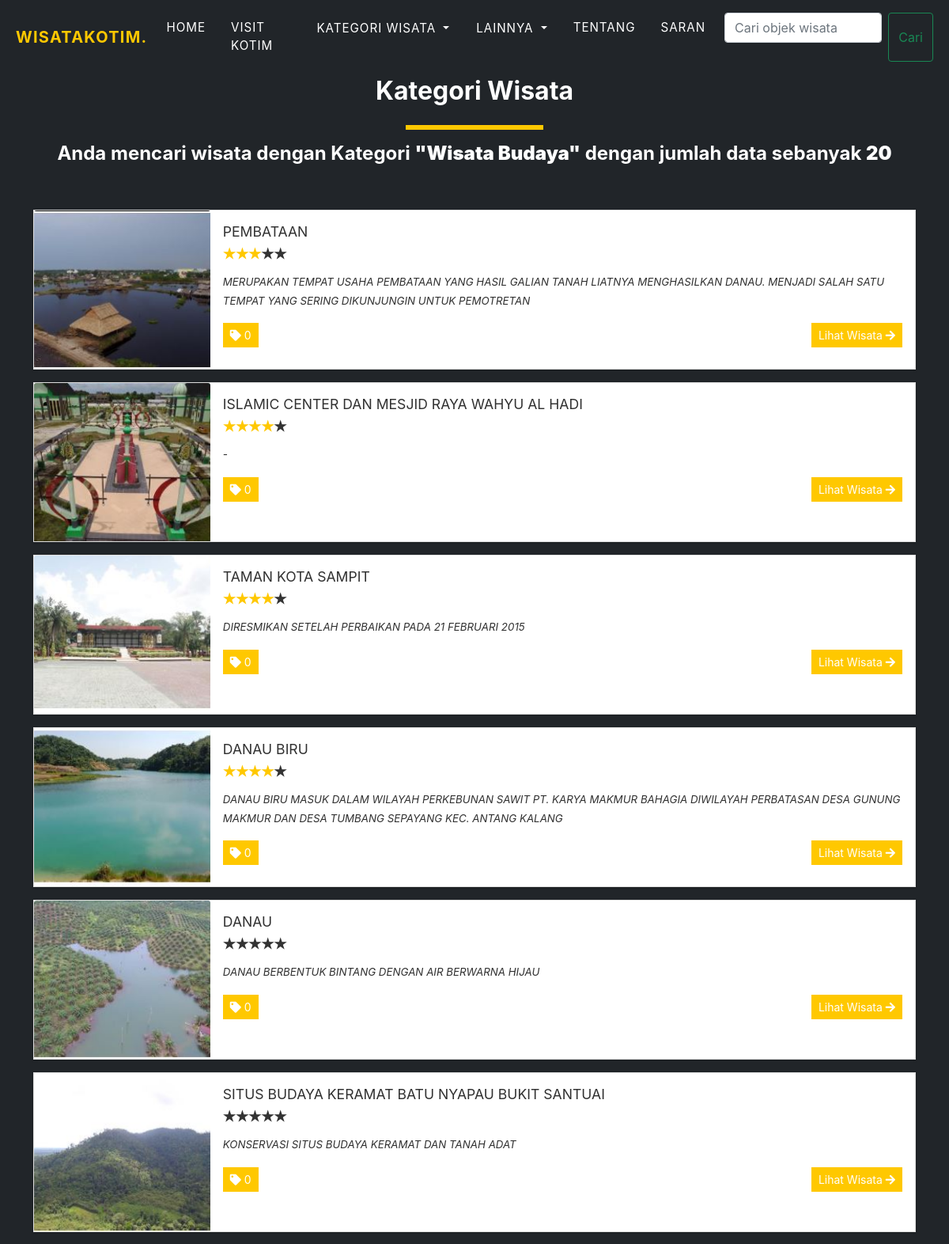
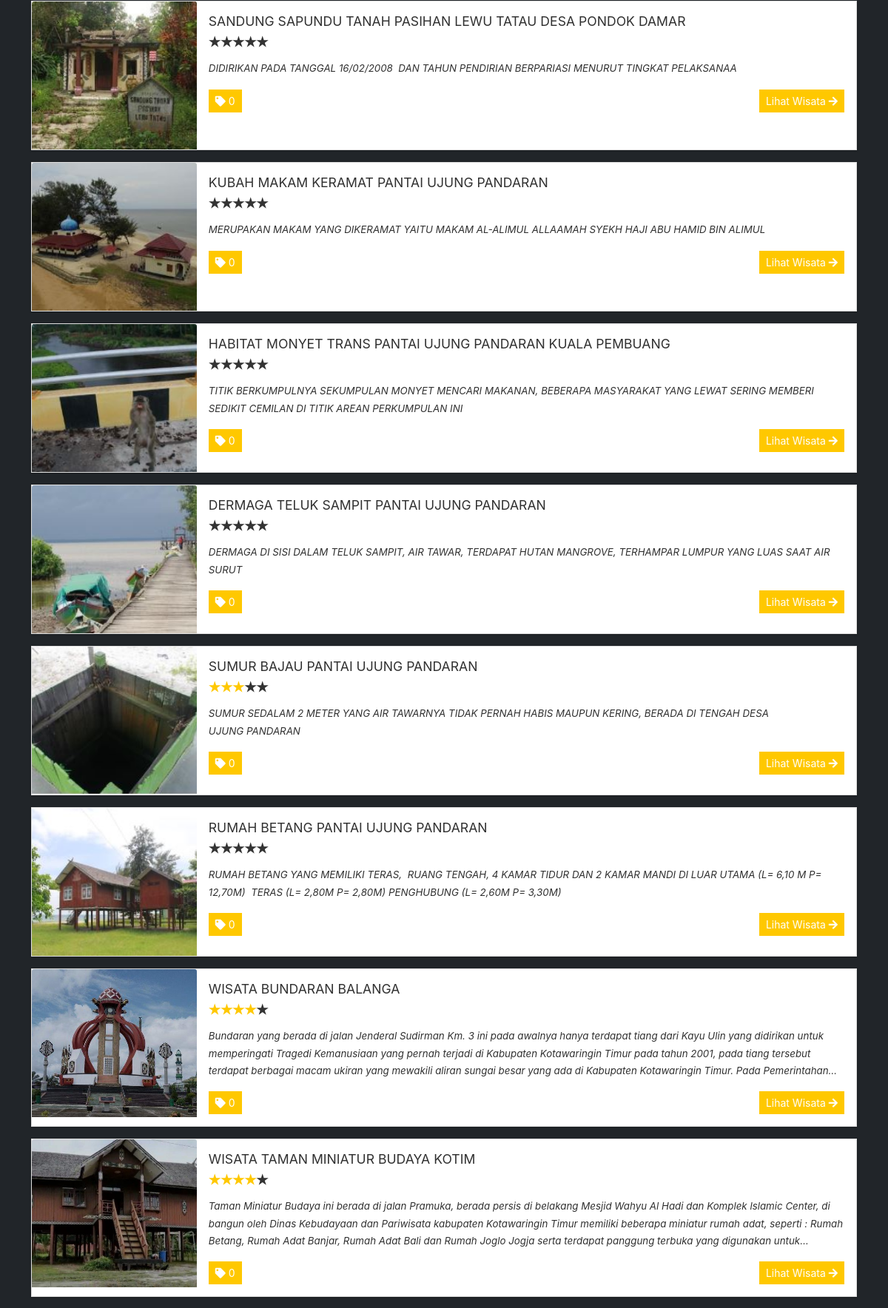
The page /?page=kategori&id=1 (upper part) on the database its author committed (2 pictures, top to bottom).
### tables this page shows
CREATE TABLE `packages` (
  `id` int(30) NOT NULL,
  `title` text DEFAULT NULL,
  `tour_location` text DEFAULT NULL,
  `lat` varchar(255) NOT NULL,
  `lng` varchar(255) NOT NULL,
  `cost` double NOT NULL,
  `type` tinyint(2) NOT NULL DEFAULT 1,
  `description` text DEFAULT NULL,
  `upload_path` text DEFAULT NULL,
  `status` tinyint(4) NOT NULL DEFAULT 1 COMMENT '1 =active ,2 = Inactive',
  `date_created` datetime NOT NULL DEFAULT current_timestamp()
);

### config.php (called while the page is built, shortened)
<?php
function validate_image($file){
	if(!empty($file)){
		if(is_file(base_app.$file)){
			return base_url.$file;
		}else{
			return base_url.'dist/img/no-image-available.jpg';
		}
	}else{
		return base_url.'dist/img/no-image-available.jpg';
	}
}
?>

### kategori.php (the view, shortened to what this page needs)
<?php
if (isset($_GET['id'])) {
  $query = $_GET['id'];
}
?>
<!DOCTYPE html>
<html lang="id" class="" style="height: auto;">
<?php require_once('config.php'); ?>
<?php require_once('inc/header.php') ?>
<body>
    <?php require_once('inc/topBarNav.php') ?>
    <section class="page-section bg-dark" id="home">
        <div class="container">
            <div class="w-100">
                <?php
                if(isset($_GET['search'])){
                    $count = $conn->query("SELECT * FROM `packages` where type = $query order by id DESC");
                } else{
                    $count = $conn->query("SELECT * FROM `packages` where type = $query order by id DESC");
                } ?>
                <h2 class="text-center">Kategori Wisata</h2>
                <div class="d-flex w-100 justify-content-center">
                    <hr class="border-warning" style="border:3px solid" width="15%">
                </div>
                <div class="row">
                    <h4 class="text-center"> Anda mencari wisata dengan Kategori <b>"<?php
									if ($query==1) {
										echo 'Wisata Budaya';
									} elseif ($query==2) {
										echo 'Wisata Religi';
									} elseif ($query==3) {
										echo 'Wisata Alam';
									} elseif ($query==4) {
										echo 'Wisata Dalam Kota';
									} elseif ($query==5) {
										echo 'Wisata Sejarah';
									}else {
										echo 'Wisata --';
									}
									?>"</b> dengan jumlah
                        data
                        sebanyak <b><?php $count=$count->num_rows; echo $count;  ?></b></h4>
                </div>
                <br><br>
                <?php
			if(isset($_GET['search'])){
				$packages = $conn->query("SELECT * FROM `packages` where type = $query order by id DESC");
			} else{
				$packages = $conn->query("SELECT * FROM `packages` where type = $query order by id DESC");
			}
			while ($row = $packages->fetch_assoc()) :
				$cover = '';
				if (is_dir(base_app . DIRECTORY_SEPARATOR . $row['upload_path'])) {
					$img = scandir(base_app . DIRECTORY_SEPARATOR . $row['upload_path']);
					$im = $img[0];
					if(isset($img[2])){
						$im = $img[2];
					}
					$cover = $row['upload_path'] . '/' . $im;
				}
				$row['description'] = strip_tags(stripslashes(html_entity_decode($row['description'])));
				$review = $conn->query("select avg(rate) rating from rate_review WHERE package_id='{$row['id']}'");
				$rating = $review->fetch_assoc()['rating'];
				$rate = number_format($rating);
			?>
                <div class="card d-flex w-100 rounded-0 mb-3 package-item">
                    <img class="card-img-top" src="<?= validate_image($cover) ?>" alt="<?= $row['title'] ?>"
                        height="200rem" style="object-fit:cover">
                    <div class="card-body">
                        <h5 class="card-title truncate-1"><?= $row['title'] ?></h5>
                        <div class=" w-100 d-flex justify-content-start">
                            <form action="">
                                <div class="stars stars-small">
                                        <?= $rate == 5 ? "checked" : '' ?> /> <label class="star star-5"
                                        for="star-5"></label>
                                        <?= $rate == 4 ? "checked" : '' ?> /> <label class="star star-4"
                                        for="star-4"></label>
                                        <?= $rate == 3 ? "checked" : '' ?> /> <label class="star star-3"
                                        for="star-3"></label>
                                        <?= $rate == 2 ? "checked" : '' ?> /> <label class="star star-2"
                                        for="star-2"></label>
                                        <?= $rate == 1 ? "checked" : '' ?> /> <label class="star star-1"
                                        for="star-1"></label>
                                </div>
                            </form>
                        </div>
                        <p class="card-text truncate"><?= $row['description'] ?></p>
                        <div class="w-100 d-flex justify-content-between">
                            <span class="rounded-0 btn btn-flat btn-sm btn-primary"><i class="fa fa-tag"></i>
                                <?= number_format($row['cost']) ?></span>
                            <a href="./?page=view_package&id=<?= $row['id'] ?>"
                                class="btn btn-sm btn-flat btn-warning">Lihat Wisata <i
                                    class="fa fa-arrow-right"></i></a>
                        </div>
                    </div>
                </div>
                <?php endwhile; ?>
            </div>
        </div>
    </section>
</body>
</html>

### rows shown on the page
packages: upload_path (picture), title "PEMBATAAN", description "MERUPAKAN TEMPAT USAHA PEMBATAAN YANG HASIL GALIAN TANAH LIATNYA MENGHASILKAN DANAU. MENJADI SALAH SATU TEMPAT YANG SERING DIKUNJUNGIN UNTUK PEMOTRETAN", cost "0"
packages: upload_path (picture), title "ISLAMIC CENTER DAN MESJID RAYA WAHYU AL HADI", description "-", cost "0"
packages: upload_path (picture), title "TAMAN KOTA SAMPIT", description "DIRESMIKAN SETELAH PERBAIKAN PADA 21 FEBRUARI 2015", cost "0"
packages: upload_path (picture), title "DANAU BIRU", description "DANAU BIRU MASUK DALAM WILAYAH PERKEBUNAN SAWIT PT. KARYA MAKMUR BAHAGIA DIWILAYAH PERBATASAN DESA GUNUNG MAKMUR DAN DESA TUMBANG SEPAYANG KEC. ANTANG KALANG", cost "0"
packages: upload_path (picture), title "DANAU", description "DANAU BERBENTUK BINTANG DENGAN AIR BERWARNA HIJAU", cost "0"
packages: upload_path (picture), title "SITUS BUDAYA KERAMAT BATU NYAPAU BUKIT SANTUAI", description "KONSERVASI SITUS BUDAYA KERAMAT DAN TANAH ADAT", cost "0"
packages: upload_path (picture), title "SANDUNG SAPUNDU TANAH PASIHAN LEWU TATAU DESA PONDOK DAMAR", description "DIDIRIKAN PADA TANGGAL 16/02/2008 DAN TAHUN PENDIRIAN BERPARIASI MENURUT TINGKAT PELAKSANAA", cost "0"
packages: upload_path (picture), title "KUBAH MAKAM KERAMAT PANTAI UJUNG PANDARAN", description "MERUPAKAN MAKAM YANG DIKERAMAT YAITU MAKAM AL-ALIMUL ALLAAMAH SYEKH HAJI ABU HAMID BIN ALIMUL", cost "0"
packages: upload_path (picture), title "HABITAT MONYET TRANS PANTAI UJUNG PANDARAN KUALA PEMBUANG", description "TITIK BERKUMPULNYA SEKUMPULAN MONYET MENCARI MAKANAN, BEBERAPA MASYARAKAT YANG LEWAT SERING MEMBERI SEDIKIT CEMILAN DI TITIK AREAN PERKUMPULAN INI", cost "0"
packages: upload_path (picture), title "DERMAGA TELUK SAMPIT PANTAI UJUNG PANDARAN", description "DERMAGA DI SISI DALAM TELUK SAMPIT, AIR TAWAR, TERDAPAT HUTAN MANGROVE, TERHAMPAR LUMPUR YANG LUAS SAAT AIR SURUT", cost "0"
packages: upload_path (picture), title "SUMUR BAJAU PANTAI UJUNG PANDARAN", description "SUMUR SEDALAM 2 METER YANG AIR TAWARNYA TIDAK PERNAH HABIS MAUPUN KERING, BERADA DI TENGAH DESA UJUNG PANDARAN", cost "0"
packages: upload_path (picture), title "RUMAH BETANG PANTAI UJUNG PANDARAN", description "RUMAH BETANG YANG MEMILIKI TERAS, RUANG TENGAH, 4 KAMAR TIDUR DAN 2 KAMAR MANDI DI LUAR UTAMA (L= 6,10 M P= 12,70M) TERAS (L= 2,80M P= 2,80M) PENGHUBUNG (L= 2,60M P= 3,30M)", cost "0"
packages: upload_path (picture), title "WISATA BUNDARAN BALANGA", description "Bundaran yang berada di jalan Jenderal Sudirman Km. 3 ini pada awalnya hanya terdapat tiang dari Kayu Ulin yang didirikan untuk memperingati Tragedi Kemanusiaan yang pernah terjadi di Kabupaten Kotawaringin Timur pada tahun 2001, pada tiang tersebut terdapat berbagai macam ukiran yang mewakili aliran sungai besar yang ada di Kabupaten Kotawaringin Timur. Pada…", cost "0"
packages: upload_path (picture), title "WISATA TAMAN MINIATUR BUDAYA KOTIM", description "Taman Miniatur Budaya ini berada di jalan Pramuka, berada persis di belakang Mesjid Wahyu Al Hadi dan Komplek lslamic Center, di bangun oleh Dinas Kebudayaan dan Pariwisata kabupaten Kotawaringin Timur memiliki beberapa miniatur rumah adat, seperti : Rumah Betang, Rumah Adat Banjar, Rumah Adat Bali dan Rumah Joglo Jogja serta terdapat panggung terbuka yang digunakan…", cost "0"

### other values the page prints
$count "20"
